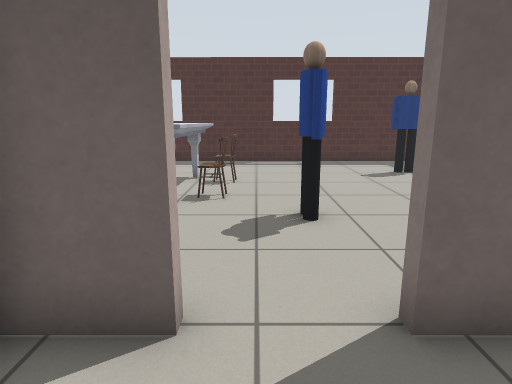
view 1 (above)

20 first-person views from a walk through a world built for the Gazebo simulator. The camera is 1 m above the floor, tilts 12° down and sees 75° across. Floor lines are 1 m apart. The floor is counted in squares, 0.5 m on a side. Each view is taken from the middle of a square. On the plan, view 1 faces up. The plan holds only what a view shows up to about 18 squares ahead; the rest is blank. Gazebo's built-in surfaces are drawn with simple patterns. Simple shapes stand in for some stock models. Some surface patterns are stand-ins.

view 2
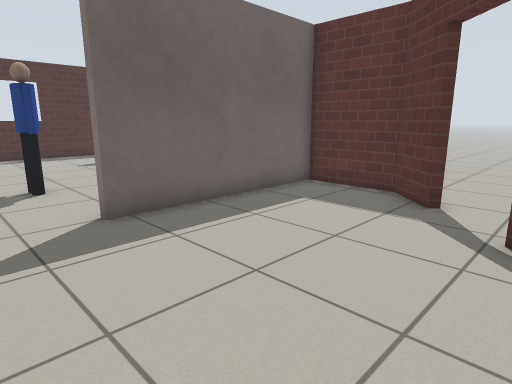

view 3
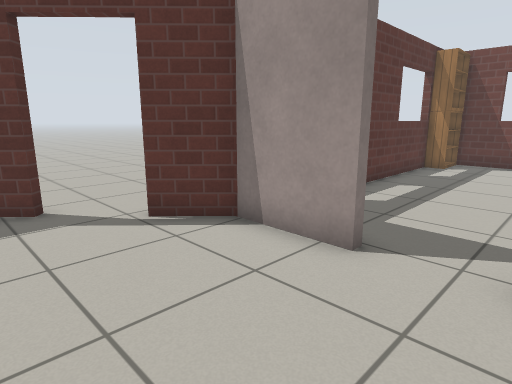

view 4
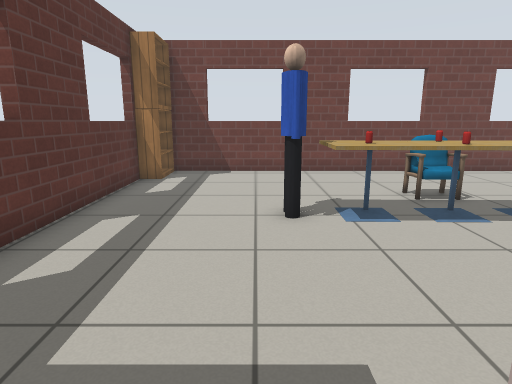

view 5
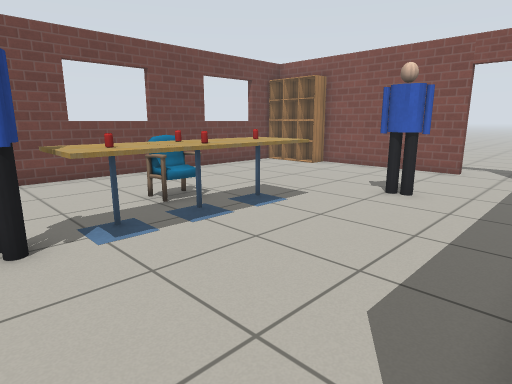

view 6
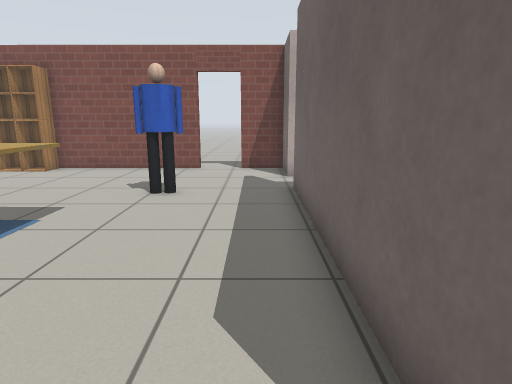

view 7
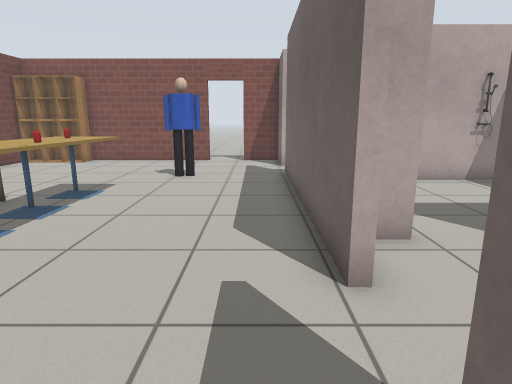

view 8
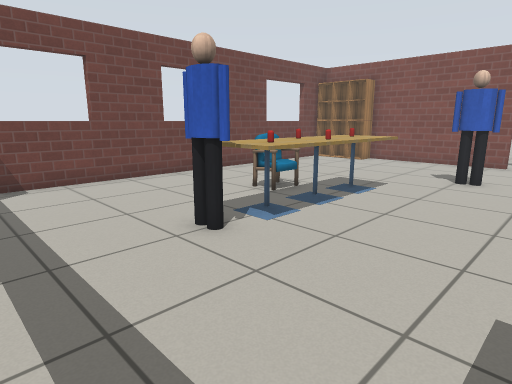

view 9
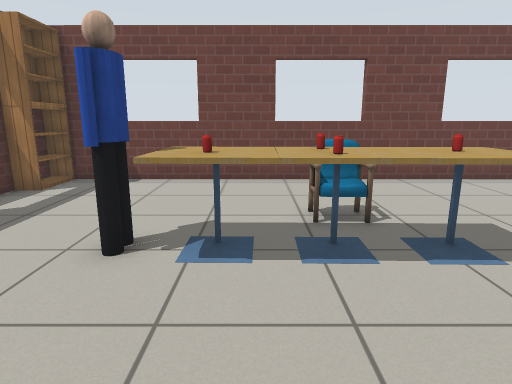

view 10
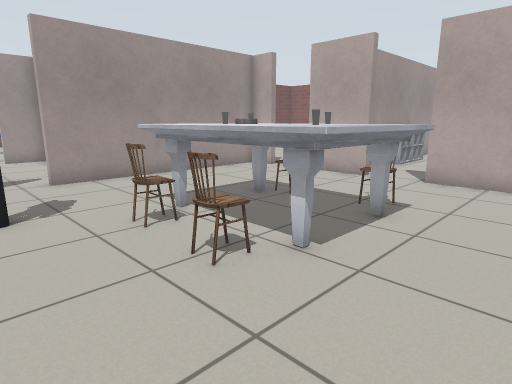

view 11
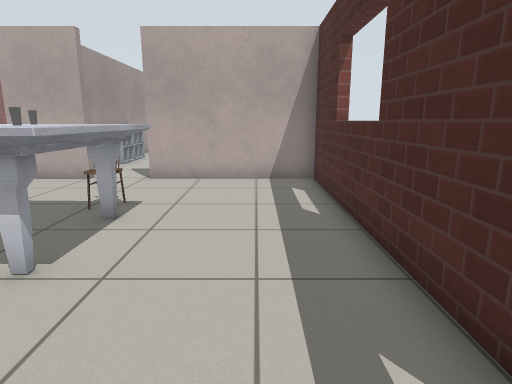

view 12
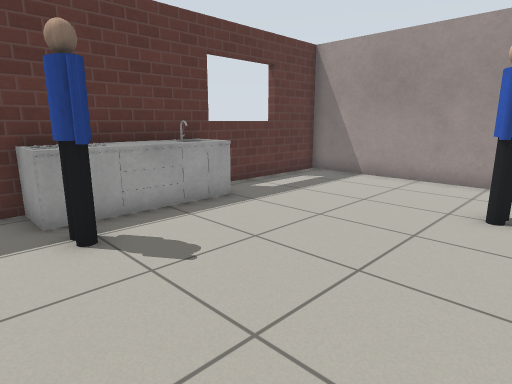

view 13
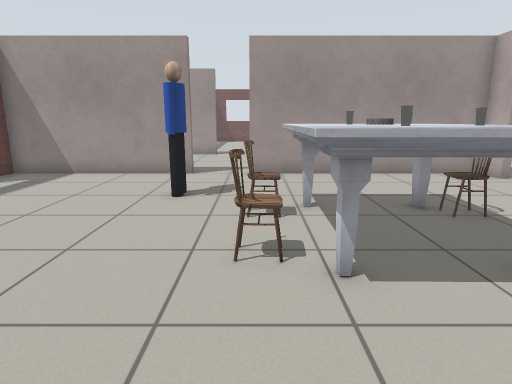

view 14
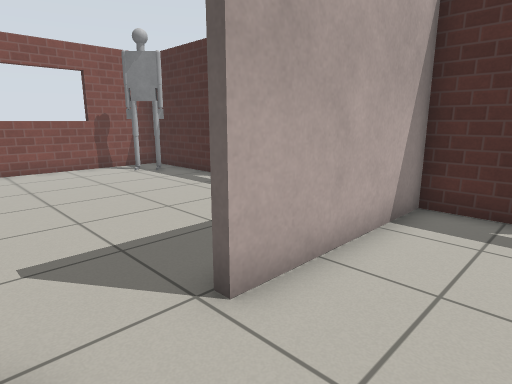

view 15
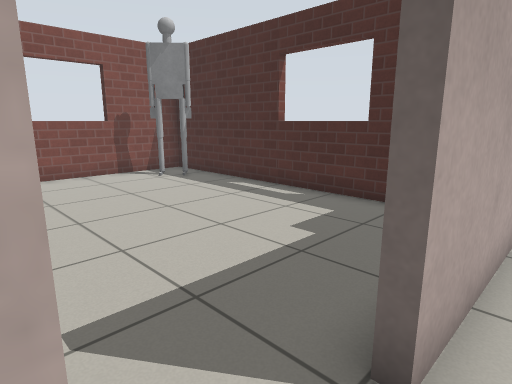

view 16
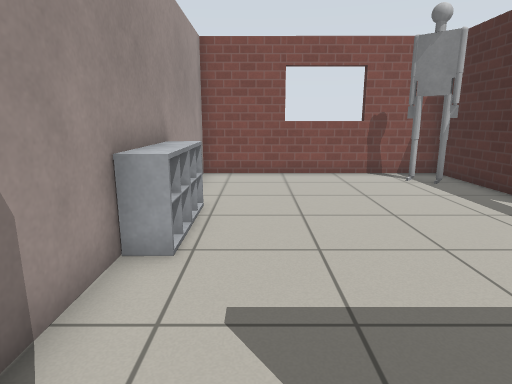

view 17
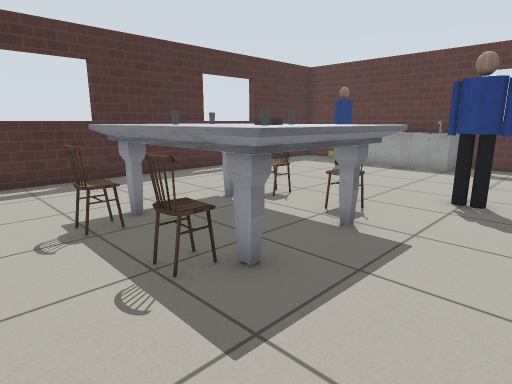

view 18
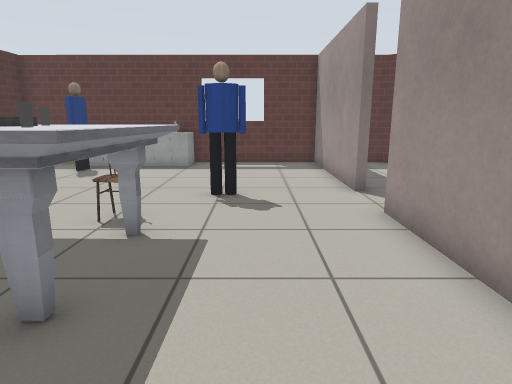

view 19
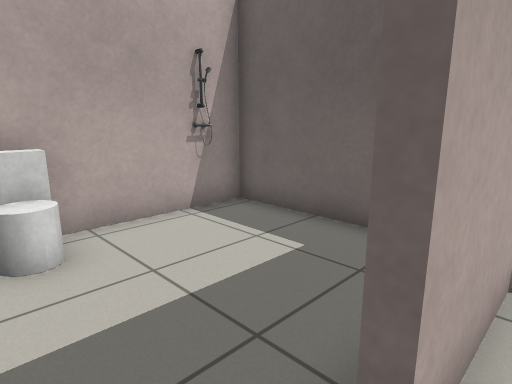

view 20
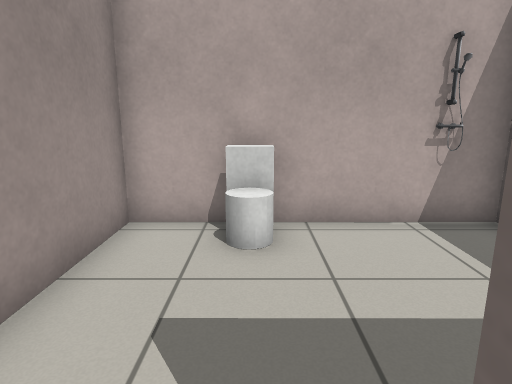

### Floor plan
Ten units are one square. View 1 is at (0, 0); x grows to the right and y downward. Boxes are objects, and circles mark ways between rooms. Rooms are numbered by the first view taken in them; rooms with no view inside come last. Other rooms are left out.
<svg viewBox="-224 -176 314 357">
<path fill="none" stroke="#000" d="M14 46 42 46 56 32M-8 -28 -25 -28M-25 33 -25 40M-16 46 -7 46M71 15 84 2 84 -28 15 -28M-24 -18 -25 14M-7 49 -100 49M41 154 41 90M-121 49 -144 49 -144 66M-144 84 -144 146M-136 175 35 176M-97 -92 -97 -65M-97 -43 -97 -31 -8 -31 -8 -28M-135 -79 -113 -79M-124 -171 -219 -171 -219 -80 -163 -79M15 -28 15 -31 84 -31 85 -170 -97 -171 -97 -113 -101 -113M-25 14 -28 14M-47 -28 -85 -28 -85 46 -50 46M-25 46 -16 46"/>
<rect x="-145" y="165" width="20" height="10" fill="#bbb"><title>cabinet</title></rect>
<rect x="-145" y="155" width="20" height="10" fill="#bbb"><title>cabinet</title></rect>
<rect x="-145" y="145" width="20" height="10" fill="#bbb"><title>cabinet</title></rect>
<rect x="-105" y="75" width="20" height="20" fill="#bbb"><title>person</title></rect>
<rect x="-75" y="95" width="20" height="30" fill="#bbb"><title>cafe table</title></rect>
<rect x="-65" y="105" width="10" height="10" fill="#bbb"><title>drink can</title></rect>
<rect x="-55" y="115" width="20" height="20" fill="#bbb"><title>chair</title></rect>
<rect x="-55" y="95" width="20" height="20" fill="#bbb"><title>cafe table</title></rect>
<rect x="-45" y="105" width="10" height="10" fill="#bbb"><title>drink can</title></rect>
<rect x="-35" y="95" width="20" height="30" fill="#bbb"><title>cafe table</title></rect>
<rect x="-25" y="105" width="10" height="10" fill="#bbb"><title>other object</title></rect>
<rect x="-15" y="105" width="10" height="20" fill="#bbb"><title>person</title></rect>
<rect x="25" y="165" width="20" height="10" fill="#bbb"><title>bookshelf</title></rect>
<rect x="25" y="155" width="20" height="10" fill="#bbb"><title>bookshelf</title></rect>
<rect x="-215" y="-165" width="20" height="20" fill="#bbb"><title>other object</title></rect>
<rect x="-165" y="-95" width="20" height="20" fill="#bbb"><title>shelf</title></rect>
<rect x="-65" y="-95" width="20" height="10" fill="#bbb"><title>chair</title></rect>
<rect x="-65" y="-125" width="10" height="20" fill="#bbb"><title>chair</title></rect>
<rect x="-55" y="-135" width="40" height="70" fill="#bbb"><title>marble table</title></rect>
<rect x="-45" y="-95" width="10" height="10" fill="#bbb"><title>grey cylinder</title></rect>
<rect x="-15" y="-95" width="10" height="10" fill="#bbb"><title>chair</title></rect>
<rect x="-15" y="-125" width="10" height="20" fill="#bbb"><title>chair</title></rect>
<rect x="5" y="-75" width="10" height="20" fill="#bbb"><title>person</title></rect>
<rect x="45" y="-135" width="20" height="10" fill="#bbb"><title>person</title></rect>
<rect x="65" y="-145" width="20" height="60" fill="#bbb"><title>counter</title></rect>
<rect x="-85" y="15" width="20" height="10" fill="#bbb"><title>toilet</title></rect>
<circle cx="5" cy="50" r="3" fill="#2a7"/>
<circle cx="5" cy="-30" r="3" fill="#2a7"/>
<circle cx="-25" cy="25" r="3" fill="#2a7"/>
<text x="20" y="10">1</text>
<text x="-50" y="120">2</text>
<text x="-50" y="-110">3</text>
<text x="-50" y="10">4</text>
</svg>
Room 1 opens to room 2. Room 1 opens to room 3. Room 1 opens to room 4.

Where each view was taken, in squares from view 1:
view 1: 0 up, 0 right, facing up
view 2: 4 down, 1 left, facing up-right
view 3: 0 up, 1 left, facing down-right
view 4: 4 down, 0 right, facing down
view 5: 5 down, 0 right, facing down-left
view 6: 6 down, 0 right, facing left
view 7: 6 down, 3 right, facing left
view 8: 6 down, 3 right, facing down-left
view 9: 6 down, 3 left, facing down
view 10: 15 up, 2 right, facing down-left
view 11: 15 up, 2 right, facing left
view 12: 15 up, 0 right, facing down-right
view 13: 16 up, 1 left, facing down
view 14: 9 up, 7 left, facing up-left
view 15: 9 up, 9 left, facing up-left
view 16: 10 up, 9 left, facing left
view 17: 5 up, 8 left, facing up-right
view 18: 6 up, 8 left, facing right
view 19: 3 down, 2 left, facing up-left
view 20: 2 down, 2 left, facing left
